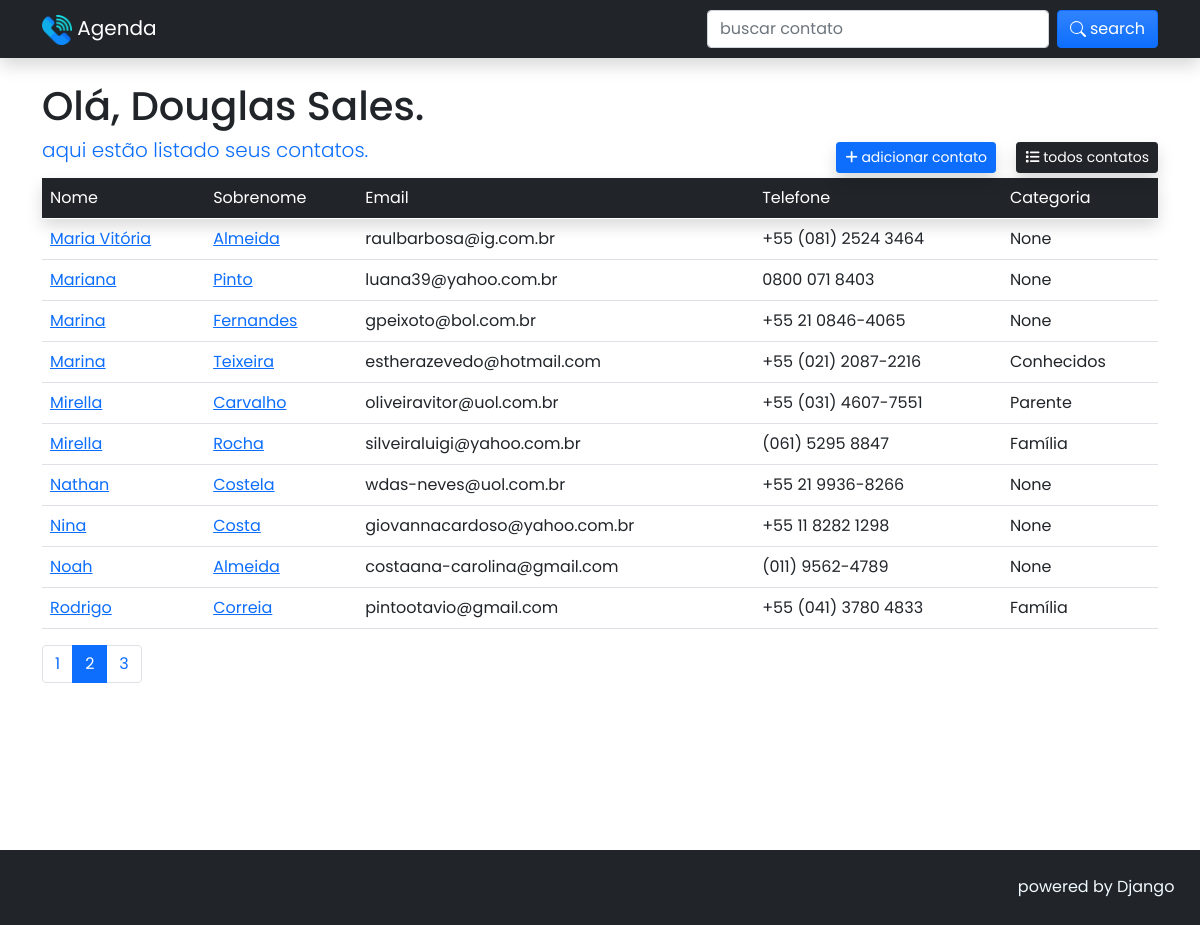
The page /?page=2&term= (signed in) on the database its author committed.
### agenda/models.py (models this page shows, shortened)
class Contact(models.Model):
    first_name = models.CharField(max_length=30)
    last_name = models.CharField(max_length=30, blank=True, null=True)
    telephone = models.CharField(max_length=20)
    email = models.CharField(max_length=255, blank=True, null=True)
    created_in = models.DateTimeField(auto_now_add=True)
    description = models.TextField(blank=True, null=True)
    category = models.ForeignKey(
        Category, on_delete=models.SET_NULL, null=True, blank=True
    )
    profile_picture = models.ImageField(
        blank=True,
        upload_to='agenda/img/%Y/%m/%d'
    )
    to_show = models.BooleanField(default=True)

class Category(models.Model):
    name = models.CharField(max_length=60)
    def __str__(self):
        return self.name

### agenda/views.py (the view)
# urls.py: path('', views.home, name='home'),
def home(request):
    contacts = Contact.objects.all().filter(
        to_show=True
    ).order_by('first_name')
    paginator = Paginator(contacts, 10)
    page_number = request.GET.get('page')
    page_obj = paginator.get_page(page_number)
    form = NewContactForm()
    return render(request, 'agenda/pages/home.html', context={
            'contacts': page_obj,
            'form': form
        }
    )

### agenda/templates/agenda/pages/home.html (shortened to what this page needs)
{% extends 'global/base.html' %}
{% block content %}
{% include 'agenda/partials/_nav.html' %}
<div class="container-md">
    <div class="row">
        <div class="col-lg-12">
        {% include 'agenda/partials/_btn_action.html' %}
        <table class="table table-hover">
            <thead>
                <tr class="table-dark shadow">
                    <th>Nome</th>
                    <th>Sobrenome</th>
                    <th>Email</th>
                    <th>Telefone</th>
                    <th>Categoria</th>
                </tr>
            </thead>
            <tbody>
            {% for contact in contacts %}
                {% if contact.to_show %}
                    <tr>
                        <td>
                            <a href="{% url 'agenda:contact' contact.id %}">{{ contact.first_name | title }}</a>
                        </td>
                        <td>
                            <a href="{% url 'agenda:contact' contact.id %}">{{ contact.last_name | title }}</a>
                        </td>
                        <td>{{ contact.email }}</td>
                        <td>{{ contact.telephone }}</td>
                        <td>{{ contact.category }}</td>
                    </tr>
                {% endif %}
            {% endfor %}
            </tbody>
        </table>
        </div>
        {% include 'agenda/partials/_pagination.html' %}
    </div>
</div>
{% endblock content %}
{% block footer %}
<footer>
    <span>powered by Django</span>
</footer>
{% endblock footer %}

### agenda/templates/agenda/partials/_btn_action.html
<h1 class="mt-4">Olá, {{ user.first_name }} {{ user.last_name }}.</h1>
<div class="action-btn">
    <h4 class="mb-3 text-primary lead">aqui estão listado seus contatos.</h4>
    <div class="action">
        <button type="button" class="btn btn-primary bg-gradiente btn-sm shadow" data-bs-toggle="modal" data-bs-target="#staticBackdrop">
            <i class="text-white fa-solid fa-plus"></i>
            <span class="text-white">adicionar contato</span>
        </button>
        <a class="btn btn-dark bg-gradiente btn-sm ms-3 shadow" href="{% url 'agenda:home' %}">
            <i class="text-white fa-solid fa-list"></i>
            <span class="text-white">todos contatos</span>
        </a>
    </div>
</div>

### base_static/global/css/style.css (style rules this page uses)
* { font-family: 'Poppins', sans-serif; font-weight: 400; }
footer { padding: 1.6rem; color:#f0f9ff; background-color: #212529; display: flex; justify-content: flex-end; position: relative; bottom: -151px; z-index: 10000; width: 100%; }

### agenda/static/agenda/css/agenda.css (style rules this page uses)
.action-btn { display: flex; align-items: center; justify-content: space-between; }

### rows shown on the page
Contact: first_name "Maria Vitória", last_name "Almeida", email "raulbarbosa@ig.com.br", telephone "+55 (081) 2524 3464", category "None"
Contact: first_name "Mariana", last_name "Pinto", email "luana39@yahoo.com.br", telephone "0800 071 8403", category "None"
Contact: first_name "Marina", last_name "Fernandes", email "gpeixoto@bol.com.br", telephone "+55 21 0846-4065", category "None"
Contact: first_name "Marina", last_name "Teixeira", email "estherazevedo@hotmail.com", telephone "+55 (021) 2087-2216", category "Conhecidos"
Contact: first_name "Mirella", last_name "Carvalho", email "oliveiravitor@uol.com.br", telephone "+55 (031) 4607-7551", category "Parente"
Contact: first_name "Mirella", last_name "Rocha", email "silveiraluigi@yahoo.com.br", telephone "(061) 5295 8847", category "Família"
Contact: first_name "Nathan", last_name "Costela", email "wdas-neves@uol.com.br", telephone "+55 21 9936-8266", category "None"
Contact: first_name "Nina", last_name "Costa", email "giovannacardoso@yahoo.com.br", telephone "+55 11 8282 1298", category "None"
Contact: first_name "Noah", last_name "Almeida", email "costaana-carolina@gmail.com", telephone "(011) 9562-4789", category "None"
Contact: first_name "Rodrigo", last_name "Correia", email "pintootavio@gmail.com", telephone "+55 (041) 3780 4833", category "Família"

### other values the page prints
{{ user.first_name }} "Douglas"
{{ user.last_name }} "Sales"
{{ page }} "1" "3"
{{ page }} "2"
